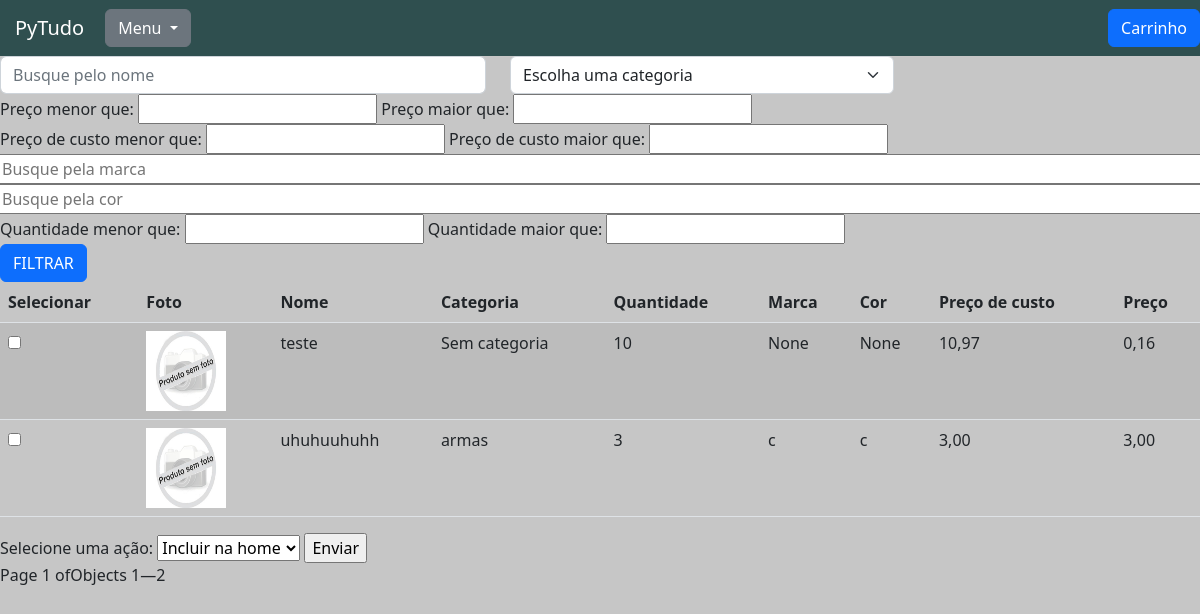
Screenshot of /gestao/produtos_home/ with the database file from the repository.
### produtos/models.py (models this page shows, shortened)
class Produtos(models.Model):
    nome = models.CharField(max_length=50)
    descricao = models.TextField()
    preco_de_custo = models.DecimalField(max_digits=8, decimal_places=2)
    preco = models.DecimalField(max_digits=8, decimal_places=2)
    categoria = models.ForeignKey(Categoria, blank=True, null=True, on_delete=models.SET_NULL)
    marca = models.CharField(max_length=50, blank=True, null=True)
    cor = models.CharField(max_length=30, blank=True, null=True)
    quantidade = models.IntegerField()
    data_cadastro = models.DateTimeField(auto_now_add=True)
    data_atualizacao = models.DateTimeField(auto_now=True, null=True)
    imagem_principal = models.ImageField(upload_to ='produtos/', blank=True, null=True)

class Categoria(models.Model):
    nome = models.CharField(max_length=40)
    def __str__(self):
        return self.nome

### gestao/views.py (the view)
# urls.py: path('produtos_home/', views.produtos_home, name='produtos_home'),
def produtos_home(request):
    produtos = Produtos.objects.all()
    categorias = Categoria.objects.all()
    nome_filtrar = request.GET.get('nome')
    if nome_filtrar:
        produtos = produtos.filter(nome__icontains=nome_filtrar)
    categoria_filtrar = request.GET.get('categoria')
    if categoria_filtrar:
        produtos = produtos.filter(categoria_id=categoria_filtrar)
    preco_menor_filtrar = request.GET.get('preco_menor_filtrar')
    if preco_menor_filtrar:
        preco_menor_filtrar_decimal = Decimal(preco_menor_filtrar.replace(',','.'))
        produtos = produtos.filter(preco__lt=preco_menor_filtrar_decimal)
    preco_maior_filtrar = request.GET.get('preco_maior_filtrar')
    if preco_maior_filtrar:
        preco_maior_filtrar_decimal = Decimal(preco_maior_filtrar.replace(',','.'))
        produtos = produtos.filter(preco__gt=preco_maior_filtrar_decimal)
    preco_de_custo_menor_filtrar = request.GET.get('preco_de_custo_menor_filtrar')
    if preco_de_custo_menor_filtrar:
        preco_de_custo_menor_filtrar_decimal = Decimal(preco_de_custo_menor_filtrar.replace(',','.'))
        produtos = produtos.filter(preco_de_custo__lt=preco_de_custo_menor_filtrar_decimal)
    preco_de_custo_maior_filtrar = request.GET.get('preco_de_custo_maior_filtrar')
    if preco_de_custo_maior_filtrar:
        preco_de_custo_maior_filtrar_decimal = Decimal(preco_de_custo_maior_filtrar.replace(',','.'))
        produtos = produtos.filter(preco_de_custo__gt=preco_de_custo_maior_filtrar_decimal)
    marca_filtar = request.GET.get('marca')
    if marca_filtar:
        produtos = produtos.filter(marca__icontains=marca_filtar)
    cor_filtar = request.GET.get('cor')
    if cor_filtar:
        produtos = produtos.filter(cor__icontains=cor_filtar)
    quantidade_menor_filtrar = request.GET.get('quantidade_menor_filtrar')
    if quantidade_menor_filtrar:
        produtos = produtos.filter(quantidade__lt=quantidade_menor_filtrar)
    quantidade_maior_filtrar = request.GET.get('quantidade_maior_filtrar')
    if quantidade_maior_filtrar:
        produtos = produtos.filter(quantidade__gt=quantidade_maior_filtrar)
    produtos_ordenados = produtos.order_by('-id')
    paginacao = Paginator(produtos_ordenados, 10)
    page = request.GET.get('page')
    produtos_paginados = paginacao.get_page(page)
    return render(request, 'produtos_home.html', {'produtos_paginados': produtos_paginados,
                                                  'categorias': categorias})

### gestao/templates/produtos_home.html (shortened to what this page needs)
{% extends 'base.html' %}
{% load static %}
{% load filtros %}
{% block 'head' %}
    <link href="{% static 'produtos/css/listar_produtos.css' %}" rel="stylesheet">
{% endblock %}
{% block 'body' %}
<form action="#" method="GET"> {% csrf_token %}
    <div class="row">
            <div class="col-md-5">
                <input type="text" placeholder="Busque pelo nome" class="form-control" name="nome">
            </div>
            <div class="col-md-4">
                <select class="form-select" name="categoria">
                    <option value="" disabled selected hidden>Escolha uma categoria</option>
                </select>
            </div>
            <div>
                <label>Preço menor que:</label>
                <input type="text" id="preco_menor_filtrar" name="preco_menor_filtrar">
                <label> Preço maior que:</label>
                <input type="text" id="preco_maior_filtrar" name="preco_maior_filtrar">
            </div>
            <div>
                <label>Preço de custo menor que:</label>
                <input type="text" id="preco_de_custo_menor_filtrar" name="preco_de_custo_menor_filtrar">
                <label> Preço de custo maior que:</label>
                <input type="text" id="preco_de_custo_maior_filtrar" name="preco_de_custo_maior_filtrar">
            </div>
            <input type="text" placeholder="Busque pela marca"  name="marca">
            <input type="text" placeholder="Busque pela cor"  name="cor">
            <div>
                <label> Quantidade menor que:</label>
                <input type="text" name="quantidade_menor_filtrar">
                <label> Quantidade maior que:</label>
                <input type="text" name="quantidade_maior_filtrar">
            </div>
        <div class="col-md-3">
            <input type="submit" value="FILTRAR" class="btn btn-primary">
        </div>
    </div>
</form>
<form action="{% url 'exibicao_home' %}" method="POST"> {% csrf_token %}
    <table class="table table-striped">
        <thead>
          <tr>
            <th scope="col">Selecionar</th>
            <th scope="col">Foto</th>
            <th scope="col">Nome</th>
            <th scope="col">Categoria</th>
            <th scope="col">Quantidade</th>
            <th scope="col">Marca</th>
            <th scope="col">Cor</th>
            <th scope="col">Preço de custo</th>
            <th scope="col">Preço</th>
          </tr>
        </thead>
        <tbody>
            {% for produto in produtos_paginados %}
                <tr>
                    <td><input type="checkbox" name="selecionados[]" value="{{ produto.id }}"></td>
                    <td><a href="{% url 'detalhes_produto' produto.id %}">
                            {% if produto.imagem_principal %}
                                <img src="{{produto.imagem_principal.url}}" width="80" height="80"></td>
                            {% else %}
                                <img src="{% static 'produtos\img\sem foto.jpg' %}" width="80" height="80"></td>
                            {% endif %}
                    <td>{{ produto.nome}}</td>
                    {% if produto.categoria %}
                        <td>{{ produto.categoria}}</td>
                    {% else %}
                        <td>Sem categoria </td>
                    {% endif %}
                    <td>{{ produto.quantidade}}</td>
                    <td>{{ produto.marca}}</td>
                    <td>{{ produto.cor}}</td>
                    <td>{{ produto.preco_de_custo}}</td>
                    <td>{{ produto.preco}}</td>
                </tr>
            {% endfor %}
        </tbody>
    </table>
    <label for="acao">Selecione uma ação:</label>
    <select name="acao" id="acao">
    <option value="incluir">Incluir na home</option>
    </select>
    <input type="submit" value="Enviar">
    </form>
    <div class="pagination">
        Page {{ produtos_paginados.number }} of {{ paginator.num_pages }}
        <p>Objects {{ produtos_paginados.start_index }}—{{ produtos_paginados.end_index }}</p>
    </div>
{% endblock %}

### pytudo/templates/static/base/css/base.css (style rules this page uses)
body { background-color: #C6C6C6 !important; }

### rows the page displays
Produtos: nome "teste", shows "Sem categoria", quantidade "10", marca "None", cor "None", preco_de_custo "10,97", preco "0,16"
Produtos: nome "uhuhuuhuhh", categoria "armas", quantidade "3", marca "c", cor "c", preco_de_custo "3,00", preco "3,00"

### other values shown
{{ produtos_paginados.number }} "1"
{{ produtos_paginados.start_index }} "1"
{{ produtos_paginados.end_index }} "2"
